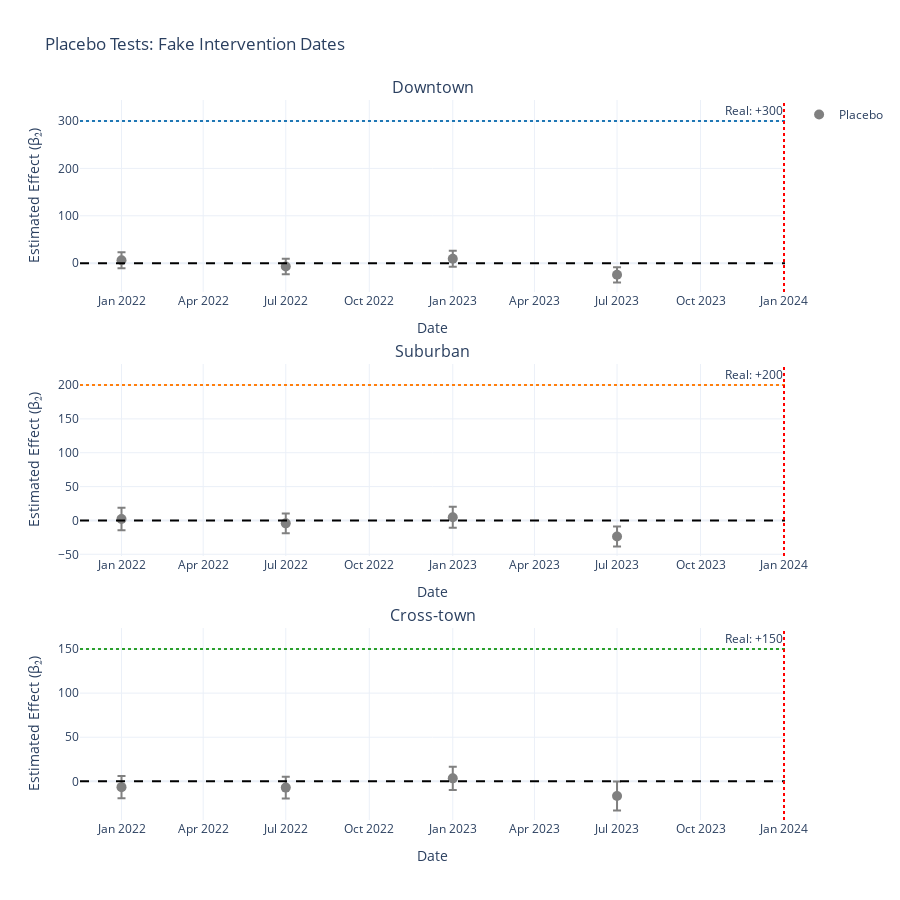

Notebook cell for this chart:
### Code cell
# Visualization: Placebo estimates vs real effects
fig = make_subplots(
    rows=3, cols=1,
    subplot_titles=['Downtown', 'Suburban', 'Cross-town'],
    vertical_spacing=0.1
)

for i, route in enumerate(['Downtown', 'Suburban', 'Cross-town'], 1):
    route_placebos = placebo_df[placebo_df['route'] == route]
    
    fig.add_trace(
        go.Scatter(
            x=route_placebos['fake_date'],
            y=route_placebos['beta_2'],
            error_y=dict(type='data', array=1.96 * route_placebos['se'], visible=True),
            mode='markers',
            name='Placebo',
            marker=dict(size=10, color='gray'),
            showlegend=(i==1)
        ),
        row=i, col=1
    )
    
    fig.add_hline(y=0, line_dash="dash", line_color="black", row=i, col=1)
    fig.add_hline(
        y=real_effects[route],
        line_dash="dot",
        line_color=ROUTE_COLORS[route],
        annotation_text=f"Real: +{real_effects[route]}",
        row=i, col=1
    )
    fig.add_vline(
        x=REAL_INTERVENTION.timestamp() * 1000,
        line_dash="dot",
        line_color="red",
        row=i, col=1
    )

fig.update_layout(height=900, title_text='Placebo Tests: Fake Intervention Dates')
fig.update_xaxes(title_text="Date")
fig.update_yaxes(title_text="Estimated Effect (β₂)")
fig.show()
fig.write_image(f"{fig_output_dir}/07_placebo_tests.png", scale=2)
print("✓ Saved figure")

### Figure 1 — Plotly figure (JSON) as saved in the notebook; plotly's stock layout.template omitted (floating-point values rounded to 4 significant figures)
{"data": [{"error_y": {"array": [16.89, 16.25, 16.89, 16.09], "type": "data", "visible": true}, "marker": {"color": "gray", "size": 10}, "mode": "markers", "name": "Placebo", "showlegend": true, "type": "scatter", "x": ["2022-01-01T00:00:00", "2022-07-01T00:00:00", "2023-01-01T00:00:00", "2023-07-01T00:00:00"], "xaxis": "x", "y": [5.976, -7.106, 9.157, -24.52], "yaxis": "y"}, {"error_y": {"array": [16.54, 14.48, 15.39, 14.65], "type": "data", "visible": true}, "marker": {"color": "gray", "size": 10}, "mode": "markers", "name": "Placebo", "showlegend": false, "type": "scatter", "x": ["2022-01-01T00:00:00", "2022-07-01T00:00:00", "2023-01-01T00:00:00", "2023-07-01T00:00:00"], "xaxis": "x2", "y": [2.042, -4.312, 4.669, -23.66], "yaxis": "y2"}, {"error_y": {"array": [12.49, 12.33, 13.1, 16.42], "type": "data", "visible": true}, "marker": {"color": "gray", "size": 10}, "mode": "markers", "name": "Placebo", "showlegend": false, "type": "scatter", "x": ["2022-01-01T00:00:00", "2022-07-01T00:00:00", "2023-01-01T00:00:00", "2023-07-01T00:00:00"], "xaxis": "x3", "y": [-6.58, -7.118, 3.347, -16.54], "yaxis": "y3"}], "layout": {"annotations": [{"font": {"size": 16}, "showarrow": false, "text": "Downtown", "x": 0.5, "xanchor": "center", "xref": "paper", "y": 1, "yanchor": "bottom", "yref": "paper"}, {"font": {"size": 16}, "showarrow": false, "text": "Suburban", "x": 0.5, "xanchor": "center", "xref": "paper", "y": 0.6333, "yanchor": "bottom", "yref": "paper"}, {"font": {"size": 16}, "showarrow": false, "text": "Cross-town", "x": 0.5, "xanchor": "center", "xref": "paper", "y": 0.2667, "yanchor": "bottom", "yref": "paper"}, {"showarrow": false, "text": "Real: +300", "x": 1, "xanchor": "right", "xref": "x domain", "y": 300, "yanchor": "bottom", "yref": "y"}, {"showarrow": false, "text": "Real: +200", "x": 1, "xanchor": "right", "xref": "x2 domain", "y": 200, "yanchor": "bottom", "yref": "y2"}, {"showarrow": false, "text": "Real: +150", "x": 1, "xanchor": "right", "xref": "x3 domain", "y": 150, "yanchor": "bottom", "yref": "y3"}], "height": 900, "shapes": [{"line": {"color": "black", "dash": "dash"}, "type": "line", "x0": 0, "x1": 1, "xref": "x domain", "y0": 0, "y1": 0, "yref": "y"}, {"line": {"color": "#1f77b4", "dash": "dot"}, "type": "line", "x0": 0, "x1": 1, "xref": "x domain", "y0": 300, "y1": 300, "yref": "y"}, {"line": {"color": "red", "dash": "dot"}, "type": "line", "x0": 1704063600000, "x1": 1704063600000, "xref": "x", "y0": 0, "y1": 1, "yref": "y domain"}, {"line": {"color": "black", "dash": "dash"}, "type": "line", "x0": 0, "x1": 1, "xref": "x2 domain", "y0": 0, "y1": 0, "yref": "y2"}, {"line": {"color": "#ff7f0e", "dash": "dot"}, "type": "line", "x0": 0, "x1": 1, "xref": "x2 domain", "y0": 200, "y1": 200, "yref": "y2"}, {"line": {"color": "red", "dash": "dot"}, "type": "line", "x0": 1704063600000, "x1": 1704063600000, "xref": "x2", "y0": 0, "y1": 1, "yref": "y2 domain"}, {"line": {"color": "black", "dash": "dash"}, "type": "line", "x0": 0, "x1": 1, "xref": "x3 domain", "y0": 0, "y1": 0, "yref": "y3"}, {"line": {"color": "#2ca02c", "dash": "dot"}, "type": "line", "x0": 0, "x1": 1, "xref": "x3 domain", "y0": 150, "y1": 150, "yref": "y3"}, {"line": {"color": "red", "dash": "dot"}, "type": "line", "x0": 1704063600000, "x1": 1704063600000, "xref": "x3", "y0": 0, "y1": 1, "yref": "y3 domain"}], "title": {"text": "Placebo Tests: Fake Intervention Dates"}, "xaxis": {"anchor": "y", "domain": [0, 1], "title": {"text": "Date"}}, "xaxis2": {"anchor": "y2", "domain": [0, 1], "title": {"text": "Date"}}, "xaxis3": {"anchor": "y3", "domain": [0, 1], "title": {"text": "Date"}}, "yaxis": {"anchor": "x", "domain": [0.7333, 1], "title": {"text": "Estimated Effect (β₂)"}}, "yaxis2": {"anchor": "x2", "domain": [0.3667, 0.6333], "title": {"text": "Estimated Effect (β₂)"}}, "yaxis3": {"anchor": "x3", "domain": [0, 0.2667], "title": {"text": "Estimated Effect (β₂)"}}}}
